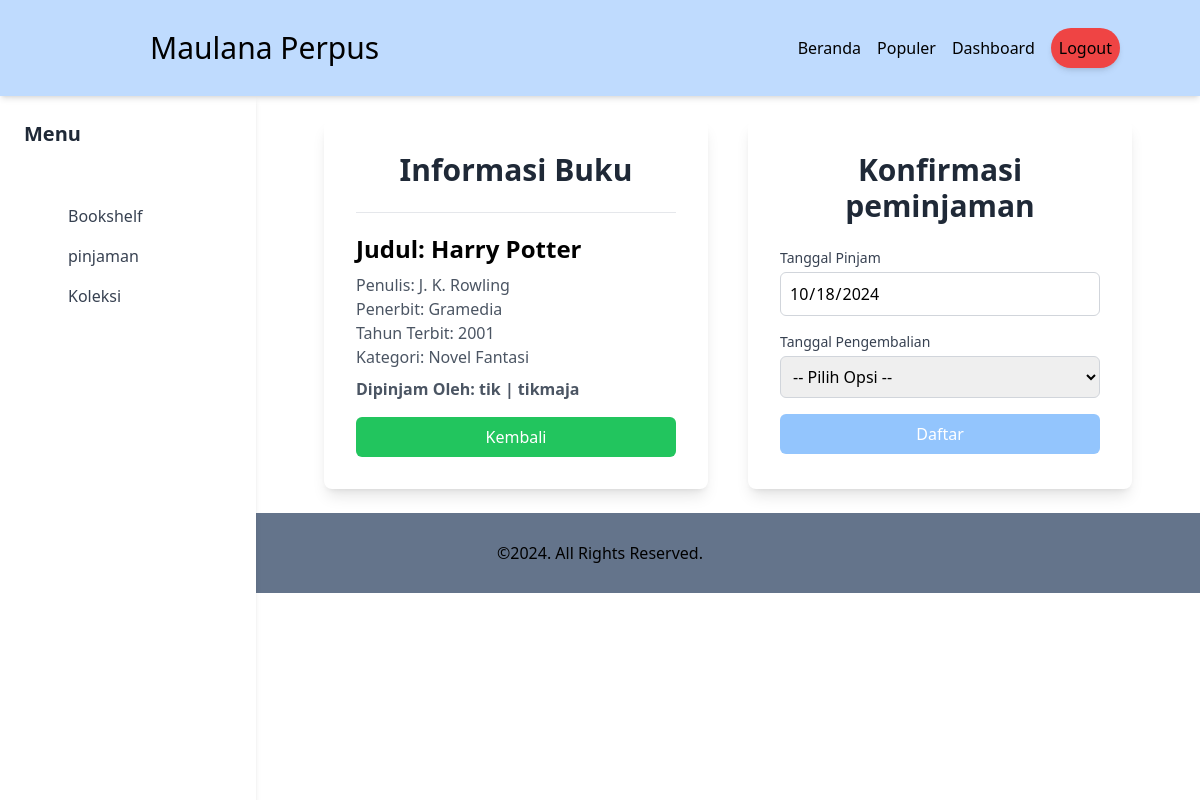
Screenshot of /user?page=borrowup&id=1 (signed in) with the database file from the repository.
### tables this page shows
CREATE TABLE `buku` (
  `BukuID` int(11) NOT NULL,
  `Judul` varchar(255) NOT NULL,
  `KategoriBukuID` int(11) NOT NULL,
  `Penulis` varchar(255) NOT NULL,
  `Penerbit` varchar(255) NOT NULL,
  `TahunTerbit` int(4) NOT NULL
);

CREATE TABLE `kategoribuku` (
  `KategoriID` int(11) NOT NULL,
  `NamaKategori` varchar(255) NOT NULL
);

CREATE TABLE `user` (
  `UserID` int(11) NOT NULL,
  `Username` varchar(255) NOT NULL,
  `Password` text NOT NULL,
  `Email` varchar(255) NOT NULL,
  `NamaLengkap` text NOT NULL,
  `permission` int(1) NOT NULL DEFAULT 3,
  `Alamat` text NOT NULL
);

### user/borrowup-page.php (the view, shortened to what this page needs)
<div class="w-full flex justify-center gap-10">
    <div class="bg-white rounded-lg shadow-lg p-8 w-96">
        <h2 class="text-3xl font-bold text-center text-gray-800 mb-6">Informasi Buku</h2>
        <hr class="mb-5">
        <?php
            $id = $_GET['id'];
            $query = $conn->prepare("
                SELECT
                    buku.BukuID,
                    buku.Judul,
                    buku.Penulis,
                    buku.Penerbit,
                    buku.TahunTerbit,
                    kategoribuku.NamaKategori
                FROM
                    buku
                LEFT JOIN
                    kategoribuku_relasi ON buku.BukuID = kategoribuku_relasi.BukuID
                LEFT JOIN
                    kategoribuku ON kategoribuku.KategoriID = kategoribuku_relasi.KategoriID
                WHERE
                    buku.BukuID=:id
            ");
            $query->bindParam(":id", $id);
            $query->execute();
            $buku = $query->fetch();
            $sesi = verifikasiSession($_SESSION["loginsesi"] ?? false, $config['key']);
            $query1 = $conn->prepare("
                SELECT
                    UserID,
                    NamaLengkap,
                    Username
                FROM
                    user
                WHERE
                    UserID = :id
            ");
            $query1->bindParam(":id", $sesi['id']);
            $query1->execute();
            $user = $query1->fetch();
        ?>
        <h2 class="text-2xl font-semibold mb-2">Judul: <?= $buku['Judul'] ?></h2>
        <p class="text-gray-600">Penulis: <?= $buku['Penulis'] ?></p>
        <p class="text-gray-600">Penerbit: <?= $buku['Penerbit'] ?></p>
        <p class="text-gray-600">Tahun Terbit: <?= $buku['TahunTerbit'] ?></p>
        <p class="text-gray-600 mb-2">Kategori: <?= $buku['NamaKategori'] ?></p>
        <p class="text-gray-600 font-bold">Dipinjam Oleh: <?= $user['Username'] ?> | <?= $user['NamaLengkap'] ?></p>
        <button class="w-full mt-4 bg-green-500 text-white py-2 rounded-md hover:bg-green-700 transition duration-200 transform hover:scale-105">Kembali</button>
    </div>
    <div class="bg-white rounded-lg shadow-lg p-8 w-96">
        <h2 class="text-3xl font-bold text-center text-gray-800 mb-6">Konfirmasi peminjaman</h2>
        <form method="post">
            <div class="mb-4">
                <label for="tgltake" class="block text-sm font-medium text-gray-700">Tanggal Pinjam</label>
                <input value="<?= date('Y-m-d') ?>" type="date" id="tgltake" name="tgltake" readonly required class="input-field mt-1 block w-full border border-gray-300 rounded-md p-2 focus:outline-none">
            </div>
            <div class="mb-4">
                <label for="option" class="block text-sm font-medium text-gray-700">Tanggal Pengembalian</label>
                <select id="option" name="tglkembalioption" class="input-field mt-1 block w-full border border-gray-300 rounded-md p-2 focus:outline-none" onchange="toggleCustomInput()">
                    <option value="">-- Pilih Opsi --</option>
                </select>
            </div>
            <button type="submit" class="w-full bg-blue-300 text-white py-2 rounded-md hover:bg-blue-700 transition duration-200 transform hover:scale-105">Daftar</button>
        </form>
    </div>
</div>

### user/index.php (style rules this page uses)
* { margin: 0; padding: 0; box-sizing: border-box; }

### rows the page displays
buku: Judul "Harry Potter", Penulis "J. K. Rowling", Penerbit "Gramedia", TahunTerbit "2001", kategoribuku.NamaKategori "Novel Fantasi"
user: Username "tik", NamaLengkap "tikmaja"
